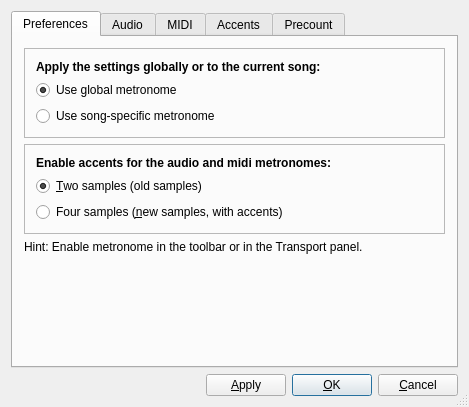
<?xml version="1.0" encoding="UTF-8"?>
<ui version="4.0">
 <class>MetronomeConfigBase</class>
 <widget class="QDialog" name="MetronomeConfigBase">
  <property name="geometry">
   <rect>
    <x>0</x>
    <y>0</y>
    <width>469</width>
    <height>407</height>
   </rect>
  </property>
  <property name="windowTitle">
   <string>MusE: Metronome Config</string>
  </property>
  <property name="sizeGripEnabled">
   <bool>true</bool>
  </property>
  <layout class="QVBoxLayout" name="verticalLayout_8">
   <item>
    <widget class="QTabWidget" name="metronomeTabs">
     <property name="currentIndex">
      <number>0</number>
     </property>
     <widget class="QWidget" name="settingsTab">
      <attribute name="title">
       <string>Preferences</string>
      </attribute>
      <layout class="QVBoxLayout" name="verticalLayout_9">
       <item>
        <widget class="QFrame" name="frame">
         <property name="frameShape">
          <enum>QFrame::StyledPanel</enum>
         </property>
         <property name="frameShadow">
          <enum>QFrame::Raised</enum>
         </property>
         <layout class="QVBoxLayout" name="verticalLayout">
          <item>
           <widget class="QLabel" name="textLabel3_2">
            <property name="font">
             <font>
              <weight>75</weight>
              <bold>true</bold>
             </font>
            </property>
            <property name="text">
             <string>Apply the settings globally or to the current song:</string>
            </property>
            <property name="wordWrap">
             <bool>false</bool>
            </property>
           </widget>
          </item>
          <item>
           <widget class="QRadioButton" name="globalSettingsButton">
            <property name="text">
             <string>Use global metronome</string>
            </property>
            <property name="checked">
             <bool>true</bool>
            </property>
           </widget>
          </item>
          <item>
           <widget class="QRadioButton" name="songSettingsButton">
            <property name="text">
             <string>Use song-specific metronome</string>
            </property>
           </widget>
          </item>
         </layout>
        </widget>
       </item>
       <item>
        <widget class="QFrame" name="frame_2">
         <property name="frameShape">
          <enum>QFrame::StyledPanel</enum>
         </property>
         <property name="frameShadow">
          <enum>QFrame::Raised</enum>
         </property>
         <layout class="QVBoxLayout" name="verticalLayout_5">
          <item>
           <widget class="QLabel" name="textLabel3_3">
            <property name="font">
             <font>
              <weight>75</weight>
              <bold>true</bold>
             </font>
            </property>
            <property name="text">
             <string>Enable accents for the audio and midi metronomes:</string>
            </property>
            <property name="wordWrap">
             <bool>false</bool>
            </property>
           </widget>
          </item>
          <item>
           <widget class="QRadioButton" name="radioSamples2">
            <property name="text">
             <string>&amp;Two samples (old samples)</string>
            </property>
            <property name="checked">
             <bool>true</bool>
            </property>
           </widget>
          </item>
          <item>
           <widget class="QRadioButton" name="radioSamples4">
            <property name="text">
             <string>Four samples (&amp;new samples, with accents)</string>
            </property>
           </widget>
          </item>
         </layout>
        </widget>
       </item>
       <item>
        <widget class="QLabel" name="textLabel3">
         <property name="text">
          <string>Hint: Enable metronome in the toolbar or in the Transport panel.</string>
         </property>
         <property name="wordWrap">
          <bool>false</bool>
         </property>
        </widget>
       </item>
       <item>
        <spacer name="verticalSpacer_5">
         <property name="orientation">
          <enum>Qt::Vertical</enum>
         </property>
         <property name="sizeHint" stdset="0">
          <size>
           <width>20</width>
           <height>41</height>
          </size>
         </property>
        </spacer>
       </item>
      </layout>
     </widget>
     <widget class="QWidget" name="audioTab">
      <attribute name="title">
       <string>Audio</string>
      </attribute>
      <layout class="QVBoxLayout" name="verticalLayout_2">
       <item>
        <layout class="QHBoxLayout" name="qhbl_4">
         <item>
          <widget class="QCheckBox" name="audioBeep">
           <property name="text">
            <string>Audio Beep</string>
           </property>
          </widget>
         </item>
         <item>
          <widget class="QPushButton" name="audioBeepRoutesButton">
           <property name="text">
            <string>Choose outputs...</string>
           </property>
           <property name="autoDefault">
            <bool>true</bool>
           </property>
          </widget>
         </item>
         <item>
          <spacer name="horizontalSpacer_5">
           <property name="orientation">
            <enum>Qt::Horizontal</enum>
           </property>
           <property name="sizeHint" stdset="0">
            <size>
             <width>40</width>
             <height>20</height>
            </size>
           </property>
          </spacer>
         </item>
        </layout>
       </item>
       <item>
        <layout class="QGridLayout" name="gridLayout_x">
         <item row="6" column="3">
          <widget class="QComboBox" name="accent2SampleCombo"/>
         </item>
         <item row="4" column="2">
          <widget class="QLabel" name="beatVolumeLabel">
           <property name="text">
            <string>50</string>
           </property>
           <property name="wordWrap">
            <bool>false</bool>
           </property>
          </widget>
         </item>
         <item row="6" column="2">
          <widget class="QLabel" name="accent2VolumeLabel">
           <property name="text">
            <string>50</string>
           </property>
           <property name="wordWrap">
            <bool>false</bool>
           </property>
          </widget>
         </item>
         <item row="6" column="1">
          <widget class="QSlider" name="accent2VolumeSlider">
           <property name="minimum">
            <number>0</number>
           </property>
           <property name="maximum">
            <number>100</number>
           </property>
           <property name="singleStep">
            <number>1</number>
           </property>
           <property name="pageStep">
            <number>10</number>
           </property>
           <property name="value">
            <number>50</number>
           </property>
           <property name="orientation">
            <enum>Qt::Horizontal</enum>
           </property>
          </widget>
         </item>
         <item row="3" column="2">
          <widget class="QLabel" name="measVolumeLabel">
           <property name="text">
            <string>50</string>
           </property>
           <property name="wordWrap">
            <bool>false</bool>
           </property>
          </widget>
         </item>
         <item row="1" column="2">
          <widget class="QLabel" name="volumeLabel">
           <property name="text">
            <string>50</string>
           </property>
           <property name="wordWrap">
            <bool>false</bool>
           </property>
          </widget>
         </item>
         <item row="1" column="0">
          <widget class="QLabel" name="textLabel1_6">
           <property name="text">
            <string>Audio master</string>
           </property>
           <property name="wordWrap">
            <bool>false</bool>
           </property>
          </widget>
         </item>
         <item row="3" column="1">
          <widget class="QSlider" name="measVolumeSlider">
           <property name="minimum">
            <number>0</number>
           </property>
           <property name="maximum">
            <number>100</number>
           </property>
           <property name="singleStep">
            <number>1</number>
           </property>
           <property name="pageStep">
            <number>10</number>
           </property>
           <property name="value">
            <number>50</number>
           </property>
           <property name="orientation">
            <enum>Qt::Horizontal</enum>
           </property>
          </widget>
         </item>
         <item row="5" column="1">
          <widget class="QSlider" name="accent1VolumeSlider">
           <property name="minimum">
            <number>0</number>
           </property>
           <property name="maximum">
            <number>100</number>
           </property>
           <property name="singleStep">
            <number>1</number>
           </property>
           <property name="pageStep">
            <number>10</number>
           </property>
           <property name="value">
            <number>50</number>
           </property>
           <property name="orientation">
            <enum>Qt::Horizontal</enum>
           </property>
          </widget>
         </item>
         <item row="3" column="3">
          <widget class="QComboBox" name="measSampleCombo"/>
         </item>
         <item row="4" column="1">
          <widget class="QSlider" name="beatVolumeSlider">
           <property name="minimum">
            <number>0</number>
           </property>
           <property name="maximum">
            <number>100</number>
           </property>
           <property name="singleStep">
            <number>1</number>
           </property>
           <property name="pageStep">
            <number>10</number>
           </property>
           <property name="value">
            <number>50</number>
           </property>
           <property name="orientation">
            <enum>Qt::Horizontal</enum>
           </property>
          </widget>
         </item>
         <item row="5" column="2">
          <widget class="QLabel" name="accent1VolumeLabel">
           <property name="text">
            <string>50</string>
           </property>
           <property name="wordWrap">
            <bool>false</bool>
           </property>
          </widget>
         </item>
         <item row="0" column="3">
          <widget class="QLabel" name="label_2">
           <property name="text">
            <string>Sample</string>
           </property>
          </widget>
         </item>
         <item row="2" column="0" colspan="3">
          <spacer name="verticalSpacer_2">
           <property name="orientation">
            <enum>Qt::Vertical</enum>
           </property>
           <property name="sizeType">
            <enum>QSizePolicy::Fixed</enum>
           </property>
           <property name="sizeHint" stdset="0">
            <size>
             <width>20</width>
             <height>5</height>
            </size>
           </property>
          </spacer>
         </item>
         <item row="3" column="0">
          <widget class="QLabel" name="textLabel1_2">
           <property name="text">
            <string>Meas</string>
           </property>
           <property name="wordWrap">
            <bool>false</bool>
           </property>
          </widget>
         </item>
         <item row="5" column="0">
          <widget class="QLabel" name="accent1Label">
           <property name="text">
            <string>Accent1</string>
           </property>
           <property name="wordWrap">
            <bool>false</bool>
           </property>
          </widget>
         </item>
         <item row="6" column="0">
          <widget class="QLabel" name="accent2Label">
           <property name="text">
            <string>Accent2</string>
           </property>
           <property name="wordWrap">
            <bool>false</bool>
           </property>
          </widget>
         </item>
         <item row="1" column="1">
          <widget class="QSlider" name="volumeSlider">
           <property name="minimum">
            <number>0</number>
           </property>
           <property name="maximum">
            <number>100</number>
           </property>
           <property name="singleStep">
            <number>1</number>
           </property>
           <property name="pageStep">
            <number>10</number>
           </property>
           <property name="value">
            <number>50</number>
           </property>
           <property name="orientation">
            <enum>Qt::Horizontal</enum>
           </property>
          </widget>
         </item>
         <item row="4" column="3">
          <widget class="QComboBox" name="beatSampleCombo"/>
         </item>
         <item row="4" column="0">
          <widget class="QLabel" name="textLabel1_3">
           <property name="text">
            <string>Beat</string>
           </property>
           <property name="wordWrap">
            <bool>false</bool>
           </property>
          </widget>
         </item>
         <item row="5" column="3">
          <widget class="QComboBox" name="accent1SampleCombo"/>
         </item>
         <item row="0" column="0">
          <widget class="QLabel" name="label">
           <property name="text">
            <string>Volume</string>
           </property>
          </widget>
         </item>
        </layout>
       </item>
       <item>
        <spacer name="verticalSpacer_7">
         <property name="orientation">
          <enum>Qt::Vertical</enum>
         </property>
         <property name="sizeHint" stdset="0">
          <size>
           <width>20</width>
           <height>14</height>
          </size>
         </property>
        </spacer>
       </item>
      </layout>
     </widget>
     <widget class="QWidget" name="midiTab">
      <attribute name="title">
       <string>MIDI</string>
      </attribute>
      <layout class="QVBoxLayout" name="verticalLayout_3">
       <item>
        <widget class="QCheckBox" name="midiClick">
         <property name="text">
          <string>MIDI Click</string>
         </property>
         <property name="checked">
          <bool>true</bool>
         </property>
        </widget>
       </item>
       <item>
        <layout class="QGridLayout" name="gridLayout" columnminimumwidth="0,0,20,0,0,0">
         <item row="0" column="0">
          <widget class="QSpinBox" name="measureNote">
           <property name="maximum">
            <number>127</number>
           </property>
          </widget>
         </item>
         <item row="4" column="4">
          <widget class="QLabel" name="TextLabel6">
           <property name="text">
            <string>Midi Port</string>
           </property>
           <property name="wordWrap">
            <bool>false</bool>
           </property>
          </widget>
         </item>
         <item row="4" column="3">
          <widget class="QSpinBox" name="midiPort">
           <property name="minimum">
            <number>1</number>
           </property>
           <property name="maximum">
            <number>200</number>
           </property>
          </widget>
         </item>
         <item row="2" column="0">
          <widget class="QSpinBox" name="accent1Note">
           <property name="maximum">
            <number>127</number>
           </property>
          </widget>
         </item>
         <item row="1" column="4">
          <widget class="QLabel" name="TextLabel4">
           <property name="text">
            <string>Beat Velocity</string>
           </property>
           <property name="wordWrap">
            <bool>false</bool>
           </property>
          </widget>
         </item>
         <item row="1" column="3">
          <widget class="QSpinBox" name="beatVelocity">
           <property name="maximum">
            <number>127</number>
           </property>
          </widget>
         </item>
         <item row="0" column="4">
          <widget class="QLabel" name="TextLabel2">
           <property name="text">
            <string>Measure Velocity</string>
           </property>
           <property name="wordWrap">
            <bool>false</bool>
           </property>
          </widget>
         </item>
         <item row="0" column="3">
          <widget class="QSpinBox" name="measureVelocity">
           <property name="maximum">
            <number>127</number>
           </property>
          </widget>
         </item>
         <item row="4" column="0">
          <widget class="QSpinBox" name="midiChannel">
           <property name="minimum">
            <number>1</number>
           </property>
           <property name="maximum">
            <number>16</number>
           </property>
          </widget>
         </item>
         <item row="4" column="1">
          <widget class="QLabel" name="TextLabel5">
           <property name="text">
            <string>Midi Channel</string>
           </property>
           <property name="wordWrap">
            <bool>false</bool>
           </property>
          </widget>
         </item>
         <item row="3" column="4">
          <widget class="QLabel" name="TextLabel4_3">
           <property name="text">
            <string>Accent 2 Velocity</string>
           </property>
           <property name="wordWrap">
            <bool>false</bool>
           </property>
          </widget>
         </item>
         <item row="1" column="0">
          <widget class="QSpinBox" name="beatNote">
           <property name="maximum">
            <number>127</number>
           </property>
          </widget>
         </item>
         <item row="3" column="0">
          <widget class="QSpinBox" name="accent2Note">
           <property name="maximum">
            <number>127</number>
           </property>
          </widget>
         </item>
         <item row="1" column="1">
          <widget class="QLabel" name="TextLabel3">
           <property name="text">
            <string>Beat Note</string>
           </property>
           <property name="wordWrap">
            <bool>false</bool>
           </property>
          </widget>
         </item>
         <item row="1" column="2">
          <spacer name="horizontalSpacer_3">
           <property name="orientation">
            <enum>Qt::Horizontal</enum>
           </property>
           <property name="sizeHint" stdset="0">
            <size>
             <width>40</width>
             <height>20</height>
            </size>
           </property>
          </spacer>
         </item>
         <item row="2" column="4">
          <widget class="QLabel" name="TextLabel2_3">
           <property name="text">
            <string>Accent 1 Velocity</string>
           </property>
           <property name="wordWrap">
            <bool>false</bool>
           </property>
          </widget>
         </item>
         <item row="2" column="1">
          <widget class="QLabel" name="TextLabel1_3">
           <property name="text">
            <string>Accent 1 Note</string>
           </property>
           <property name="wordWrap">
            <bool>false</bool>
           </property>
          </widget>
         </item>
         <item row="0" column="1">
          <widget class="QLabel" name="TextLabel1">
           <property name="text">
            <string>Measure Note</string>
           </property>
           <property name="wordWrap">
            <bool>false</bool>
           </property>
          </widget>
         </item>
         <item row="3" column="1">
          <widget class="QLabel" name="TextLabel3_3">
           <property name="text">
            <string>Accent 2 Note</string>
           </property>
           <property name="wordWrap">
            <bool>false</bool>
           </property>
          </widget>
         </item>
         <item row="3" column="3">
          <widget class="QSpinBox" name="accent2Velocity">
           <property name="specialValueText">
            <string>Off</string>
           </property>
           <property name="maximum">
            <number>127</number>
           </property>
          </widget>
         </item>
         <item row="2" column="3">
          <widget class="QSpinBox" name="accent1Velocity">
           <property name="specialValueText">
            <string>Off</string>
           </property>
           <property name="maximum">
            <number>127</number>
           </property>
          </widget>
         </item>
         <item row="1" column="5">
          <spacer name="horizontalSpacer_4">
           <property name="orientation">
            <enum>Qt::Horizontal</enum>
           </property>
           <property name="sizeHint" stdset="0">
            <size>
             <width>40</width>
             <height>20</height>
            </size>
           </property>
          </spacer>
         </item>
        </layout>
       </item>
       <item>
        <spacer name="verticalSpacer">
         <property name="orientation">
          <enum>Qt::Vertical</enum>
         </property>
         <property name="sizeHint" stdset="0">
          <size>
           <width>20</width>
           <height>51</height>
          </size>
         </property>
        </spacer>
       </item>
      </layout>
     </widget>
     <widget class="QWidget" name="accentsTab">
      <attribute name="title">
       <string>Accents</string>
      </attribute>
      <layout class="QVBoxLayout" name="verticalLayout_7">
       <item>
        <layout class="QHBoxLayout" name="horizontalLayout_4">
         <item>
          <widget class="QSpinBox" name="accentBeats">
           <property name="minimum">
            <number>1</number>
           </property>
           <property name="maximum">
            <number>128</number>
           </property>
           <property name="value">
            <number>4</number>
           </property>
          </widget>
         </item>
         <item>
          <widget class="QLabel" name="label_3">
           <property name="text">
            <string>Accent sequence beats</string>
           </property>
          </widget>
         </item>
         <item>
          <spacer name="horizontalSpacer_8">
           <property name="orientation">
            <enum>Qt::Horizontal</enum>
           </property>
           <property name="sizeHint" stdset="0">
            <size>
             <width>40</width>
             <height>20</height>
            </size>
           </property>
          </spacer>
         </item>
        </layout>
       </item>
       <item>
        <widget class="QLabel" name="label_5">
         <property name="text">
          <string>Current accent 1 sequence: (Click to change)</string>
         </property>
        </widget>
       </item>
       <item>
        <layout class="QHBoxLayout" name="horizontalLayout_2">
         <item>
          <layout class="QHBoxLayout" name="accent1ButtonsLayout">
           <property name="spacing">
            <number>2</number>
           </property>
           <property name="leftMargin">
            <number>10</number>
           </property>
          </layout>
         </item>
         <item>
          <spacer name="horizontalSpacer_6">
           <property name="orientation">
            <enum>Qt::Horizontal</enum>
           </property>
           <property name="sizeHint" stdset="0">
            <size>
             <width>40</width>
             <height>20</height>
            </size>
           </property>
          </spacer>
         </item>
        </layout>
       </item>
       <item>
        <widget class="QLabel" name="label_6">
         <property name="text">
          <string>Current accent 2 sequence:</string>
         </property>
        </widget>
       </item>
       <item>
        <layout class="QHBoxLayout" name="horizontalLayout_3">
         <item>
          <layout class="QHBoxLayout" name="accent2ButtonsLayout">
           <property name="spacing">
            <number>2</number>
           </property>
           <property name="leftMargin">
            <number>10</number>
           </property>
          </layout>
         </item>
         <item>
          <spacer name="horizontalSpacer_7">
           <property name="orientation">
            <enum>Qt::Horizontal</enum>
           </property>
           <property name="sizeHint" stdset="0">
            <size>
             <width>40</width>
             <height>20</height>
            </size>
           </property>
          </spacer>
         </item>
        </layout>
       </item>
       <item>
        <widget class="Line" name="line">
         <property name="orientation">
          <enum>Qt::Horizontal</enum>
         </property>
        </widget>
       </item>
       <item>
        <layout class="QHBoxLayout" name="horizontalLayout_6">
         <property name="topMargin">
          <number>0</number>
         </property>
         <item>
          <widget class="QComboBox" name="accentPresetTypeList">
           <item>
            <property name="text">
             <string>Factory</string>
            </property>
           </item>
           <item>
            <property name="text">
             <string>User</string>
            </property>
           </item>
          </widget>
         </item>
         <item>
          <widget class="QLabel" name="label_4">
           <property name="text">
            <string>Preset sequences</string>
           </property>
          </widget>
         </item>
         <item>
          <spacer name="horizontalSpacer_9">
           <property name="orientation">
            <enum>Qt::Horizontal</enum>
           </property>
           <property name="sizeHint" stdset="0">
            <size>
             <width>40</width>
             <height>20</height>
            </size>
           </property>
          </spacer>
         </item>
         <item>
          <widget class="QToolButton" name="addAccentPresetButton">
           <property name="toolTip">
            <string>Add current accents to presets</string>
           </property>
           <property name="whatsThis">
            <string>Make a new preset from the
 current accents.</string>
           </property>
           <property name="text">
            <string>+</string>
           </property>
          </widget>
         </item>
         <item>
          <widget class="QToolButton" name="delAccentPresetButton">
           <property name="enabled">
            <bool>false</bool>
           </property>
           <property name="toolTip">
            <string>Delete preset</string>
           </property>
           <property name="whatsThis">
            <string>Delete the selected preset.
Only user presets can be deleted.</string>
           </property>
           <property name="text">
            <string>-</string>
           </property>
          </widget>
         </item>
         <item>
          <widget class="QToolButton" name="useAccentPresetButton">
           <property name="toolTip">
            <string>Use preset</string>
           </property>
           <property name="whatsThis">
            <string>Copy the preset to the current accents.</string>
           </property>
           <property name="text">
            <string>-&gt;</string>
           </property>
          </widget>
         </item>
         <item>
          <widget class="QToolButton" name="accentsDefaultsButton">
           <property name="toolTip">
            <string>Reset to Factory or User defaults</string>
           </property>
           <property name="whatsThis">
            <string>Resets all current accent sequences
 to default Factory or User presets.</string>
           </property>
           <property name="text">
            <string>!</string>
           </property>
          </widget>
         </item>
        </layout>
       </item>
       <item>
        <layout class="QHBoxLayout" name="horizontalLayout_5">
         <property name="spacing">
          <number>2</number>
         </property>
         <item>
          <widget class="QListWidget" name="accentPresets">
           <property name="alternatingRowColors">
            <bool>true</bool>
           </property>
           <property name="verticalScrollMode">
            <enum>QAbstractItemView::ScrollPerPixel</enum>
           </property>
          </widget>
         </item>
        </layout>
       </item>
      </layout>
     </widget>
     <widget class="QWidget" name="precountTab">
      <attribute name="title">
       <string>Precount</string>
      </attribute>
      <layout class="QVBoxLayout" name="verticalLayout_4">
       <item>
        <widget class="QCheckBox" name="precountEnable">
         <property name="enabled">
          <bool>true</bool>
         </property>
         <property name="toolTip">
          <string>Enable the precount</string>
         </property>
         <property name="text">
          <string>Enable</string>
         </property>
         <property name="checked">
          <bool>false</bool>
         </property>
        </widget>
       </item>
       <item>
        <layout class="QHBoxLayout" name="qhbl_2">
         <property name="spacing">
          <number>6</number>
         </property>
         <property name="leftMargin">
          <number>0</number>
         </property>
         <property name="topMargin">
          <number>0</number>
         </property>
         <property name="rightMargin">
          <number>0</number>
         </property>
         <property name="bottomMargin">
          <number>0</number>
         </property>
         <item>
          <widget class="QSpinBox" name="precountBars">
           <property name="enabled">
            <bool>true</bool>
           </property>
           <property name="toolTip">
            <string>Number of bars</string>
           </property>
           <property name="minimum">
            <number>1</number>
           </property>
           <property name="maximum">
            <number>10</number>
           </property>
           <property name="value">
            <number>2</number>
           </property>
          </widget>
         </item>
         <item>
          <widget class="QLabel" name="TextLabel7">
           <property name="enabled">
            <bool>true</bool>
           </property>
           <property name="text">
            <string>Bars</string>
           </property>
           <property name="wordWrap">
            <bool>false</bool>
           </property>
          </widget>
         </item>
         <item>
          <spacer name="horizontalSpacer">
           <property name="orientation">
            <enum>Qt::Horizontal</enum>
           </property>
           <property name="sizeHint" stdset="0">
            <size>
             <width>40</width>
             <height>20</height>
            </size>
           </property>
          </spacer>
         </item>
        </layout>
       </item>
       <item>
        <widget class="QCheckBox" name="precountFromMastertrack">
         <property name="enabled">
          <bool>true</bool>
         </property>
         <property name="toolTip">
          <string>Use Mastertrack time signature</string>
         </property>
         <property name="text">
          <string>From Mastertrack</string>
         </property>
        </widget>
       </item>
       <item>
        <layout class="QHBoxLayout" name="qhbl_3">
         <property name="spacing">
          <number>6</number>
         </property>
         <property name="leftMargin">
          <number>0</number>
         </property>
         <property name="topMargin">
          <number>0</number>
         </property>
         <property name="rightMargin">
          <number>0</number>
         </property>
         <property name="bottomMargin">
          <number>0</number>
         </property>
         <item>
          <widget class="QSpinBox" name="precountSigZ">
           <property name="enabled">
            <bool>true</bool>
           </property>
           <property name="toolTip">
            <string>Beats per bar</string>
           </property>
           <property name="minimum">
            <number>1</number>
           </property>
           <property name="maximum">
            <number>32</number>
           </property>
           <property name="value">
            <number>4</number>
           </property>
          </widget>
         </item>
         <item>
          <widget class="QLabel" name="TextLabel8">
           <property name="enabled">
            <bool>true</bool>
           </property>
           <property name="text">
            <string>/</string>
           </property>
           <property name="wordWrap">
            <bool>false</bool>
           </property>
          </widget>
         </item>
         <item>
          <widget class="QSpinBox" name="precountSigN">
           <property name="enabled">
            <bool>true</bool>
           </property>
           <property name="toolTip">
            <string>Beat note type</string>
           </property>
           <property name="minimum">
            <number>2</number>
           </property>
           <property name="maximum">
            <number>64</number>
           </property>
           <property name="value">
            <number>4</number>
           </property>
          </widget>
         </item>
         <item>
          <widget class="QLabel" name="TextLabel9">
           <property name="enabled">
            <bool>true</bool>
           </property>
           <property name="text">
            <string>Signature</string>
           </property>
           <property name="wordWrap">
            <bool>false</bool>
           </property>
          </widget>
         </item>
         <item>
          <spacer name="horizontalSpacer_2">
           <property name="orientation">
            <enum>Qt::Horizontal</enum>
           </property>
           <property name="sizeHint" stdset="0">
            <size>
             <width>40</width>
             <height>20</height>
            </size>
           </property>
          </spacer>
         </item>
        </layout>
       </item>
       <item>
        <widget class="QCheckBox" name="precountOnPlay">
         <property name="enabled">
          <bool>true</bool>
         </property>
         <property name="toolTip">
          <string>Enable precount when playing</string>
         </property>
         <property name="text">
          <string>Precount on play</string>
         </property>
        </widget>
       </item>
       <item>
        <widget class="QCheckBox" name="precountMuteMetronome">
         <property name="enabled">
          <bool>true</bool>
         </property>
         <property name="toolTip">
          <string>Mute the metronome after precount</string>
         </property>
         <property name="text">
          <string>Mute metronome</string>
         </property>
        </widget>
       </item>
       <item>
        <spacer name="verticalSpacer_3">
         <property name="orientation">
          <enum>Qt::Vertical</enum>
         </property>
         <property name="sizeHint" stdset="0">
          <size>
           <width>20</width>
           <height>18</height>
          </size>
         </property>
        </spacer>
       </item>
      </layout>
     </widget>
    </widget>
   </item>
   <item>
    <layout class="QHBoxLayout" name="horizontalLayout">
     <item>
      <spacer name="Horizontal Spacing2">
       <property name="orientation">
        <enum>Qt::Horizontal</enum>
       </property>
       <property name="sizeType">
        <enum>QSizePolicy::Expanding</enum>
       </property>
       <property name="sizeHint" stdset="0">
        <size>
         <width>13</width>
         <height>20</height>
        </size>
       </property>
      </spacer>
     </item>
     <item>
      <widget class="QPushButton" name="buttonApply">
       <property name="text">
        <string>&amp;Apply</string>
       </property>
       <property name="shortcut">
        <string>Alt+A</string>
       </property>
       <property name="autoDefault">
        <bool>true</bool>
       </property>
      </widget>
     </item>
     <item>
      <widget class="QPushButton" name="buttonOk">
       <property name="text">
        <string>&amp;OK</string>
       </property>
       <property name="shortcut">
        <string>Alt+O</string>
       </property>
       <property name="autoDefault">
        <bool>true</bool>
       </property>
       <property name="default">
        <bool>true</bool>
       </property>
      </widget>
     </item>
     <item>
      <widget class="QPushButton" name="buttonCancel">
       <property name="text">
        <string>&amp;Cancel</string>
       </property>
       <property name="shortcut">
        <string>Alt+C</string>
       </property>
       <property name="autoDefault">
        <bool>true</bool>
       </property>
      </widget>
     </item>
    </layout>
   </item>
  </layout>
 </widget>
 <layoutdefault spacing="6" margin="11"/>
 <tabstops>
  <tabstop>audioBeep</tabstop>
  <tabstop>audioBeepRoutesButton</tabstop>
  <tabstop>midiClick</tabstop>
  <tabstop>measureNote</tabstop>
  <tabstop>measureVelocity</tabstop>
  <tabstop>beatNote</tabstop>
  <tabstop>beatVelocity</tabstop>
  <tabstop>midiChannel</tabstop>
  <tabstop>midiPort</tabstop>
  <tabstop>precountEnable</tabstop>
  <tabstop>precountBars</tabstop>
  <tabstop>precountFromMastertrack</tabstop>
  <tabstop>precountSigZ</tabstop>
  <tabstop>precountSigN</tabstop>
  <tabstop>buttonApply</tabstop>
  <tabstop>buttonOk</tabstop>
  <tabstop>buttonCancel</tabstop>
 </tabstops>
 <resources/>
 <connections>
  <connection>
   <sender>buttonOk</sender>
   <signal>clicked()</signal>
   <receiver>MetronomeConfigBase</receiver>
   <slot>accept()</slot>
   <hints>
    <hint type="sourcelabel">
     <x>20</x>
     <y>20</y>
    </hint>
    <hint type="destinationlabel">
     <x>20</x>
     <y>20</y>
    </hint>
   </hints>
  </connection>
  <connection>
   <sender>buttonCancel</sender>
   <signal>clicked()</signal>
   <receiver>MetronomeConfigBase</receiver>
   <slot>reject()</slot>
   <hints>
    <hint type="sourcelabel">
     <x>20</x>
     <y>20</y>
    </hint>
    <hint type="destinationlabel">
     <x>20</x>
     <y>20</y>
    </hint>
   </hints>
  </connection>
 </connections>
</ui>
